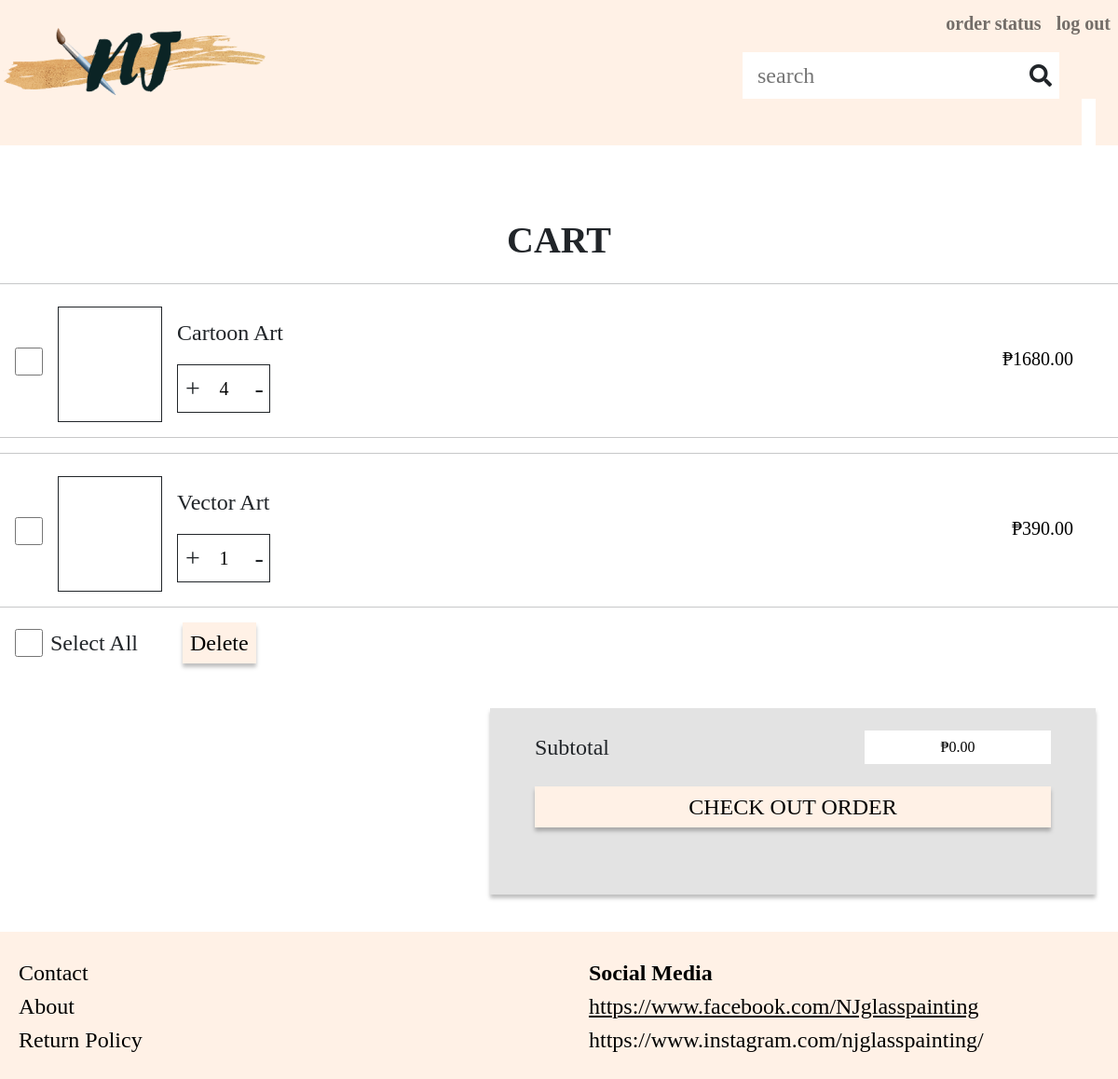
/users/user/cart.php (signed in), run on the app's committed database.
### tables this page shows
CREATE TABLE `cart` (
  `id` int(11) NOT NULL,
  `customer_id` int(11) NOT NULL,
  `product_id` int(11) NOT NULL,
  `product_name` varchar(50) NOT NULL,
  `uploaded_image` blob NOT NULL,
  `product_price` decimal(7,2) NOT NULL,
  `quantity` int(11) DEFAULT 1,
  `add_ons` int(11) NOT NULL DEFAULT 0,
  `subtotal` decimal(7,2) NOT NULL
);

### users/user/cart.php (the view, shortened to what this page needs)
<?php
    include('../../include/header.php');
    include('../../include/navbar.php');
?>
    <div class="container-fluid cart p-0">
        <?php
            if(isset($_SESSION['msg']) and $_SESSION['msg'] !=''){
            ?>
            <br>
            <div class="d-flex align-items-center mb-2">
                <span class="iconify fs-3 mb-1" data-icon="carbon:warning-alt" style="color: red;"></span>
                <h4 class="mb-0 ms-1" style="color:red;"><?php echo $_SESSION['msg']; ?></h4>
            </div>
                <?php
                unset($_SESSION['msg']);
            }
            else{
                echo "<br>";
                echo "<br>";
            }
        ?>
        <p class="text-center fs-1 fw-bolder mt-4">CART</p>
        <?php
            $database = new Connection();
            $db = $database->open();
            $sql = $db->prepare("SELECT * FROM cart WHERE customer_id=:uid");
            $sql->bindParam(':uid',$_SESSION['pid'],PDO::PARAM_INT);
            $sql->execute();
            $count = $sql->rowCount();
            if($count == 0){
                echo "";
        ?>
        <?php
            }else{
        ?>
        <?php
                while($row=$sql->fetch(PDO::FETCH_ASSOC)){
        ?>
            <hr>
            <div class="content d-flex align-items-center justify-content-between">
                <div class="mx-3 d-flex align-items-center mt-2">
                    <div class="checkbox">
                        <input type="checkbox" name="checkboxes[]" onClick="get_val(this)" class="shadow-none border-dark rounded-0 cart-checkbox" style="height:30px;width:30px;" value="<?php echo $row['id']; ?>">
                    </div>
                    <div class="box border border-dark ms-3" style="height: 124px;width: 112px;"></div>
                    <div class="text ms-3 mx-3">
                        <div class="mx-auto">
                            <p class="fs-4"><?php echo $row['product_name']; ?></p>
                        </div>
                        <div id="qty" class="d-flex border border-dark" style="width:100px;">
                            <div role="button" class="inc border-0 w-25 fs-3 text-center align-self-center px-2">+</div>
                            <input type="text" id="cart-qtybox" name="cart-qtybox" class="text-center border-0 fs-5" value="<?php echo $row['quantity']; ?>" readonly style="height:50px;width:50px;">
                            <div role="button" class="dec border-0 w-25 fs-3 text-center align-self-center px-2">-</div>
                        </div>
                    </div>
                </div>
                <div class="d-flex align-items-center">
                    <input type="text" id="subtotal-holder" class="text-end border-0 fs-5 mb-1 me-5" value="<?php echo "₱".$row['subtotal']; ?>">
                </div>
            </div>
            <hr>
        <?php
                }
        ?>
            <div class="d-flex text-start me-2 mb-5">
                <div class="d-flex align-items-center ms-3 me-5">
                    <input type="checkbox" id="selectall-box" onClick="checkall(this)" class="shadow-none border-dark rounded-0" style="height:30px;width:30px;">
                    <label for="selectall-box" class="fs-4 ms-2">Select All</label>
                </div>
                    <button type="submit" name="delete_checkbox" class="text-center py-1 px-2 fs-4 border-0 btn-pink btn-shadow">
                        <span style="width:35px;height:30px;" class="iconify" data-icon="bi:trash"></span> Delete
                    </button>
            </div>
            <div class="checkout-box btn-shadow float-end me-4" style="width: 650px;height: 200px;background: rgba(196, 196, 196, 0.47);">
                <div class="d-flex justify-content-between mx-5 my-4">
                    <label for="subtotal" class="fs-4">Subtotal</label>
                    <input type="text" id="display-subtotal" name="subtotal" class="text-center border-0" placeholder="3" value="₱0.00">
                </div>
                <div class="d-flex justify-content-center">
                    <button class="text-reset text-decoration-none text-center py-1 w-100 mx-5 fs-4 border-0 btn-pink btn-shadow">
                        CHECK OUT ORDER
                    </button>
                </div>
            </div>
        <?php
            }
        ?>
    </div>
        <br>
        <br>
        <br>
        <br>
        <br>
        <br>
        <br>
        <br>
        <br>
        <br>
<?php include('../../include/footer.php');

### assets/css/styles.css (style rules this page uses)
* { margin: 0; padding: 0; box-sizing: border-box; font-family: Calibri; }
body { overflow-x: hidden; }
.btn-pink { background-color: #FFF1E6 !important; color: #000 !important; font-weight: 400; font-style: normal; }
.btn-shadow { box-shadow: 0px 4px 4px rgba(0, 0, 0, 0.25); }
.cart #cart-qtybox, .cart #subtotal-holder { outline: none; }
.cart .inc, .cart .dec { user-select: none; }

### data on the page
cart: product_name "Cartoon Art", cart-qtybox "4", subtotal "₱1680.00"
cart: product_name "Vector Art", cart-qtybox "1", subtotal "₱390.00"
